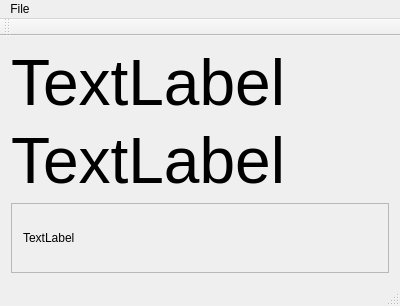
<?xml version="1.0" encoding="UTF-8"?>
<ui version="4.0">
 <class>MainWindow</class>
 <widget class="QMainWindow" name="MainWindow">
  <property name="geometry">
   <rect>
    <x>0</x>
    <y>0</y>
    <width>400</width>
    <height>300</height>
   </rect>
  </property>
  <property name="windowTitle">
   <string>MainWindow</string>
  </property>
  <widget class="QWidget" name="centralWidget">
   <layout class="QVBoxLayout" name="verticalLayout">
    <item>
     <widget class="QLabel" name="label_2">
      <property name="font">
       <font>
        <pointsize>48</pointsize>
       </font>
      </property>
      <property name="text">
       <string>TextLabel</string>
      </property>
     </widget>
    </item>
    <item>
     <widget class="QLabel" name="label_3">
      <property name="font">
       <font>
        <pointsize>48</pointsize>
       </font>
      </property>
      <property name="text">
       <string>TextLabel</string>
      </property>
     </widget>
    </item>
    <item>
     <widget class="QScrollArea" name="scrollArea">
      <property name="widgetResizable">
       <bool>true</bool>
      </property>
      <widget class="QWidget" name="scrollAreaWidgetContents">
       <property name="geometry">
        <rect>
         <x>0</x>
         <y>0</y>
         <width>380</width>
         <height>65</height>
        </rect>
       </property>
       <layout class="QVBoxLayout" name="verticalLayout_2">
        <item>
         <widget class="QLabel" name="label">
          <property name="text">
           <string>TextLabel</string>
          </property>
         </widget>
        </item>
       </layout>
      </widget>
     </widget>
    </item>
   </layout>
  </widget>
  <widget class="QMenuBar" name="menuBar">
   <property name="geometry">
    <rect>
     <x>0</x>
     <y>0</y>
     <width>400</width>
     <height>25</height>
    </rect>
   </property>
   <widget class="QMenu" name="menuFile">
    <property name="title">
     <string>File</string>
    </property>
    <addaction name="actionSave"/>
   </widget>
   <addaction name="menuFile"/>
  </widget>
  <widget class="QToolBar" name="mainToolBar">
   <attribute name="toolBarArea">
    <enum>TopToolBarArea</enum>
   </attribute>
   <attribute name="toolBarBreak">
    <bool>false</bool>
   </attribute>
  </widget>
  <widget class="QStatusBar" name="statusBar"/>
  <action name="actionSave">
   <property name="text">
    <string>Save</string>
   </property>
  </action>
 </widget>
 <layoutdefault spacing="6" margin="11"/>
 <resources/>
 <connections/>
</ui>
